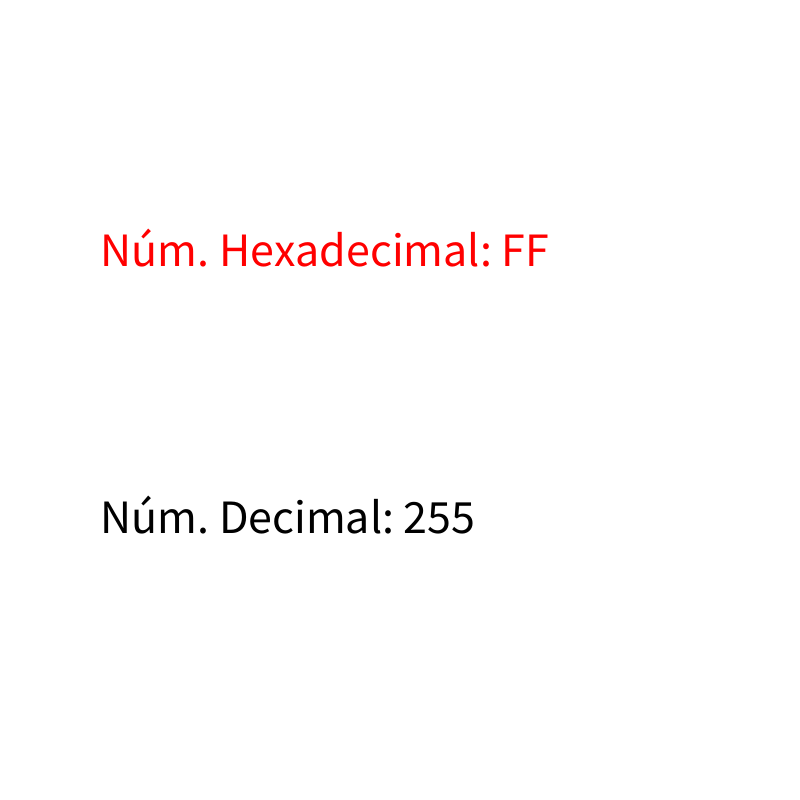
Frame 1 (no input)
Frame 2 (the mouse pressed at the canvas centre, redrawn once): identical to frame 1, image omitted

The Processing sketch that drew this single still picture (run headless with seeded random() and noise(); the mouse was pressed at the canvas centre and the sketch redrawn once):

// Processing sketch: hexa2decimal
// ── hexa2decimal.pde

// Número octal a convertir
String numHexa = "FF";

// Número decimal a calcular
int numDecimal;


void setup(){
  
  size(800,800);
   
  // Cridam a la funció que converteix un octal a decimal
  numDecimal = calculateDecimal(numHexa);
  
}

void draw(){
  
  background(255);
  
  fill(255,0,0); textSize(48);
  text("Núm. Hexadecimal: "+numHexa, 100, height/3);
  
  fill(0); textSize(48);
  text("Núm. Decimal: "+numDecimal, 100, 2*height/3);
  
  noLoop();
  
}


int calculateDecimal(String numH){
  
  String nH = numH;
  
  int nd = 0;
  int pot = 1;
  
  int index  = nH.length()-1;
  
  do {
    
    
    char digit = nH.charAt(index);
    
    int n=0;
    switch(digit){
      case 'A': n = 10; break;
      case 'B': n = 11; break;
      case 'C': n = 12; break;
      case 'D': n = 13; break;
      case 'E': n = 14; break;
      case 'F': n = 15; break;
      default:  n = Character.getNumericValue(digit);
    }
    
    nd +=  n*pot;
    
    pot = pot * 16;
    
    index --;
    
  } while(index>=0);
  
  return nd;
}
